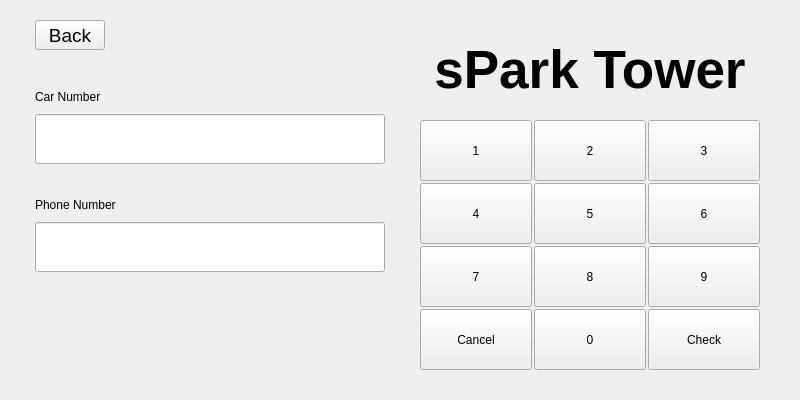
<?xml version="1.0" encoding="UTF-8"?>
<ui version="4.0">
 <class>UserModeUI</class>
 <widget class="QWidget" name="UserModeUI">
  <property name="geometry">
   <rect>
    <x>0</x>
    <y>0</y>
    <width>800</width>
    <height>400</height>
   </rect>
  </property>
  <property name="windowTitle">
   <string>Form</string>
  </property>
  <layout class="QVBoxLayout" name="verticalLayout_3">
   <item>
    <widget class="QStackedWidget" name="stackedWidget">
     <widget class="QWidget" name="page">
      <layout class="QHBoxLayout" name="horizontalLayout">
       <item>
        <layout class="QGridLayout" name="gridLayout_2" rowstretch="0" columnstretch="0,0">
         <property name="spacing">
          <number>0</number>
         </property>
         <item row="0" column="1">
          <layout class="QVBoxLayout" name="verticalLayout">
           <item>
            <layout class="QHBoxLayout" name="horizontalLayout_3">
             <property name="topMargin">
              <number>20</number>
             </property>
             <property name="bottomMargin">
              <number>20</number>
             </property>
             <item>
              <widget class="QLabel" name="rogo_label">
               <property name="sizePolicy">
                <sizepolicy hsizetype="Preferred" vsizetype="Preferred">
                 <horstretch>0</horstretch>
                 <verstretch>0</verstretch>
                </sizepolicy>
               </property>
               <property name="minimumSize">
                <size>
                 <width>0</width>
                 <height>0</height>
                </size>
               </property>
               <property name="font">
                <font>
                 <pointsize>40</pointsize>
                 <weight>75</weight>
                 <bold>true</bold>
                </font>
               </property>
               <property name="layoutDirection">
                <enum>Qt::LeftToRight</enum>
               </property>
               <property name="text">
                <string>sPark Tower</string>
               </property>
               <property name="alignment">
                <set>Qt::AlignCenter</set>
               </property>
              </widget>
             </item>
            </layout>
           </item>
           <item>
            <layout class="QGridLayout" name="gridLayout" rowstretch="0,0,0,0">
             <property name="leftMargin">
              <number>20</number>
             </property>
             <property name="rightMargin">
              <number>20</number>
             </property>
             <property name="bottomMargin">
              <number>10</number>
             </property>
             <property name="spacing">
              <number>2</number>
             </property>
             <item row="0" column="1">
              <widget class="QPushButton" name="number2">
               <property name="sizePolicy">
                <sizepolicy hsizetype="Expanding" vsizetype="Expanding">
                 <horstretch>0</horstretch>
                 <verstretch>0</verstretch>
                </sizepolicy>
               </property>
               <property name="minimumSize">
                <size>
                 <width>20</width>
                 <height>0</height>
                </size>
               </property>
               <property name="text">
                <string>2</string>
               </property>
              </widget>
             </item>
             <item row="2" column="2">
              <widget class="QPushButton" name="number9">
               <property name="sizePolicy">
                <sizepolicy hsizetype="Expanding" vsizetype="Expanding">
                 <horstretch>0</horstretch>
                 <verstretch>0</verstretch>
                </sizepolicy>
               </property>
               <property name="minimumSize">
                <size>
                 <width>20</width>
                 <height>0</height>
                </size>
               </property>
               <property name="text">
                <string>9</string>
               </property>
              </widget>
             </item>
             <item row="1" column="1">
              <widget class="QPushButton" name="number5">
               <property name="sizePolicy">
                <sizepolicy hsizetype="Expanding" vsizetype="Expanding">
                 <horstretch>0</horstretch>
                 <verstretch>0</verstretch>
                </sizepolicy>
               </property>
               <property name="minimumSize">
                <size>
                 <width>20</width>
                 <height>0</height>
                </size>
               </property>
               <property name="text">
                <string>5</string>
               </property>
              </widget>
             </item>
             <item row="3" column="1">
              <widget class="QPushButton" name="number0">
               <property name="sizePolicy">
                <sizepolicy hsizetype="Expanding" vsizetype="Expanding">
                 <horstretch>0</horstretch>
                 <verstretch>0</verstretch>
                </sizepolicy>
               </property>
               <property name="minimumSize">
                <size>
                 <width>20</width>
                 <height>0</height>
                </size>
               </property>
               <property name="text">
                <string>0</string>
               </property>
              </widget>
             </item>
             <item row="2" column="1">
              <widget class="QPushButton" name="number8">
               <property name="sizePolicy">
                <sizepolicy hsizetype="Expanding" vsizetype="Expanding">
                 <horstretch>0</horstretch>
                 <verstretch>0</verstretch>
                </sizepolicy>
               </property>
               <property name="minimumSize">
                <size>
                 <width>20</width>
                 <height>0</height>
                </size>
               </property>
               <property name="text">
                <string>8</string>
               </property>
              </widget>
             </item>
             <item row="0" column="2">
              <widget class="QPushButton" name="number3">
               <property name="sizePolicy">
                <sizepolicy hsizetype="Expanding" vsizetype="Expanding">
                 <horstretch>0</horstretch>
                 <verstretch>0</verstretch>
                </sizepolicy>
               </property>
               <property name="minimumSize">
                <size>
                 <width>20</width>
                 <height>0</height>
                </size>
               </property>
               <property name="text">
                <string>3</string>
               </property>
              </widget>
             </item>
             <item row="0" column="0">
              <widget class="QPushButton" name="number1">
               <property name="sizePolicy">
                <sizepolicy hsizetype="Expanding" vsizetype="Expanding">
                 <horstretch>0</horstretch>
                 <verstretch>0</verstretch>
                </sizepolicy>
               </property>
               <property name="minimumSize">
                <size>
                 <width>20</width>
                 <height>0</height>
                </size>
               </property>
               <property name="text">
                <string>1</string>
               </property>
              </widget>
             </item>
             <item row="2" column="0">
              <widget class="QPushButton" name="number7">
               <property name="sizePolicy">
                <sizepolicy hsizetype="Expanding" vsizetype="Expanding">
                 <horstretch>0</horstretch>
                 <verstretch>0</verstretch>
                </sizepolicy>
               </property>
               <property name="minimumSize">
                <size>
                 <width>20</width>
                 <height>0</height>
                </size>
               </property>
               <property name="text">
                <string>7</string>
               </property>
              </widget>
             </item>
             <item row="1" column="2">
              <widget class="QPushButton" name="number6">
               <property name="sizePolicy">
                <sizepolicy hsizetype="Expanding" vsizetype="Expanding">
                 <horstretch>0</horstretch>
                 <verstretch>0</verstretch>
                </sizepolicy>
               </property>
               <property name="minimumSize">
                <size>
                 <width>20</width>
                 <height>0</height>
                </size>
               </property>
               <property name="text">
                <string>6</string>
               </property>
              </widget>
             </item>
             <item row="3" column="0">
              <widget class="QPushButton" name="cancel_button">
               <property name="sizePolicy">
                <sizepolicy hsizetype="Expanding" vsizetype="Expanding">
                 <horstretch>0</horstretch>
                 <verstretch>0</verstretch>
                </sizepolicy>
               </property>
               <property name="minimumSize">
                <size>
                 <width>20</width>
                 <height>0</height>
                </size>
               </property>
               <property name="text">
                <string>Cancel</string>
               </property>
              </widget>
             </item>
             <item row="1" column="0">
              <widget class="QPushButton" name="number4">
               <property name="sizePolicy">
                <sizepolicy hsizetype="Expanding" vsizetype="Expanding">
                 <horstretch>0</horstretch>
                 <verstretch>0</verstretch>
                </sizepolicy>
               </property>
               <property name="minimumSize">
                <size>
                 <width>20</width>
                 <height>0</height>
                </size>
               </property>
               <property name="text">
                <string>4</string>
               </property>
              </widget>
             </item>
             <item row="3" column="2">
              <widget class="QPushButton" name="check_button">
               <property name="sizePolicy">
                <sizepolicy hsizetype="Expanding" vsizetype="Expanding">
                 <horstretch>0</horstretch>
                 <verstretch>0</verstretch>
                </sizepolicy>
               </property>
               <property name="minimumSize">
                <size>
                 <width>20</width>
                 <height>0</height>
                </size>
               </property>
               <property name="text">
                <string>Check</string>
               </property>
              </widget>
             </item>
            </layout>
           </item>
          </layout>
         </item>
         <item row="0" column="0">
          <layout class="QVBoxLayout" name="verticalLayout_2" stretch="1,0,0,0">
           <property name="spacing">
            <number>0</number>
           </property>
           <item>
            <layout class="QHBoxLayout" name="horizontalLayout_4">
             <property name="spacing">
              <number>0</number>
             </property>
             <property name="leftMargin">
              <number>15</number>
             </property>
             <item>
              <widget class="QPushButton" name="back_button">
               <property name="sizePolicy">
                <sizepolicy hsizetype="Maximum" vsizetype="Fixed">
                 <horstretch>0</horstretch>
                 <verstretch>0</verstretch>
                </sizepolicy>
               </property>
               <property name="maximumSize">
                <size>
                 <width>70</width>
                 <height>30</height>
                </size>
               </property>
               <property name="font">
                <font>
                 <pointsize>14</pointsize>
                </font>
               </property>
               <property name="text">
                <string>Back</string>
               </property>
              </widget>
             </item>
             <item>
              <spacer name="horizontalSpacer">
               <property name="orientation">
                <enum>Qt::Horizontal</enum>
               </property>
               <property name="sizeHint" stdset="0">
                <size>
                 <width>40</width>
                 <height>0</height>
                </size>
               </property>
              </spacer>
             </item>
            </layout>
           </item>
           <item>
            <layout class="QVBoxLayout" name="verticalLayout_4">
             <property name="spacing">
              <number>10</number>
             </property>
             <property name="leftMargin">
              <number>15</number>
             </property>
             <property name="topMargin">
              <number>0</number>
             </property>
             <property name="rightMargin">
              <number>15</number>
             </property>
             <item>
              <spacer name="verticalSpacer_2">
               <property name="orientation">
                <enum>Qt::Vertical</enum>
               </property>
               <property name="sizeHint" stdset="0">
                <size>
                 <width>20</width>
                 <height>40</height>
                </size>
               </property>
              </spacer>
             </item>
             <item>
              <widget class="QLabel" name="car_num">
               <property name="maximumSize">
                <size>
                 <width>500</width>
                 <height>20</height>
                </size>
               </property>
               <property name="text">
                <string>Car Number</string>
               </property>
              </widget>
             </item>
             <item>
              <widget class="QLineEdit" name="carnum_text">
               <property name="sizePolicy">
                <sizepolicy hsizetype="Minimum" vsizetype="Fixed">
                 <horstretch>0</horstretch>
                 <verstretch>0</verstretch>
                </sizepolicy>
               </property>
               <property name="minimumSize">
                <size>
                 <width>50</width>
                 <height>50</height>
                </size>
               </property>
              </widget>
             </item>
            </layout>
           </item>
           <item>
            <layout class="QVBoxLayout" name="verticalLayout_9">
             <property name="spacing">
              <number>10</number>
             </property>
             <property name="leftMargin">
              <number>15</number>
             </property>
             <property name="topMargin">
              <number>0</number>
             </property>
             <property name="rightMargin">
              <number>15</number>
             </property>
             <property name="bottomMargin">
              <number>0</number>
             </property>
             <item>
              <spacer name="verticalSpacer_3">
               <property name="orientation">
                <enum>Qt::Vertical</enum>
               </property>
               <property name="sizeHint" stdset="0">
                <size>
                 <width>20</width>
                 <height>15</height>
                </size>
               </property>
              </spacer>
             </item>
             <item>
              <widget class="QLabel" name="phone_num">
               <property name="maximumSize">
                <size>
                 <width>500</width>
                 <height>20</height>
                </size>
               </property>
               <property name="text">
                <string>Phone Number</string>
               </property>
              </widget>
             </item>
             <item>
              <widget class="QLineEdit" name="phonenum_text">
               <property name="sizePolicy">
                <sizepolicy hsizetype="Minimum" vsizetype="Fixed">
                 <horstretch>0</horstretch>
                 <verstretch>0</verstretch>
                </sizepolicy>
               </property>
               <property name="minimumSize">
                <size>
                 <width>50</width>
                 <height>50</height>
                </size>
               </property>
              </widget>
             </item>
            </layout>
           </item>
           <item>
            <layout class="QVBoxLayout" name="verticalLayout_12">
             <property name="topMargin">
              <number>0</number>
             </property>
             <property name="bottomMargin">
              <number>0</number>
             </property>
             <item>
              <spacer name="verticalSpacer">
               <property name="orientation">
                <enum>Qt::Vertical</enum>
               </property>
               <property name="sizeHint" stdset="0">
                <size>
                 <width>20</width>
                 <height>80</height>
                </size>
               </property>
              </spacer>
             </item>
            </layout>
           </item>
          </layout>
         </item>
        </layout>
       </item>
      </layout>
     </widget>
    </widget>
   </item>
  </layout>
 </widget>
 <resources/>
 <connections/>
</ui>
